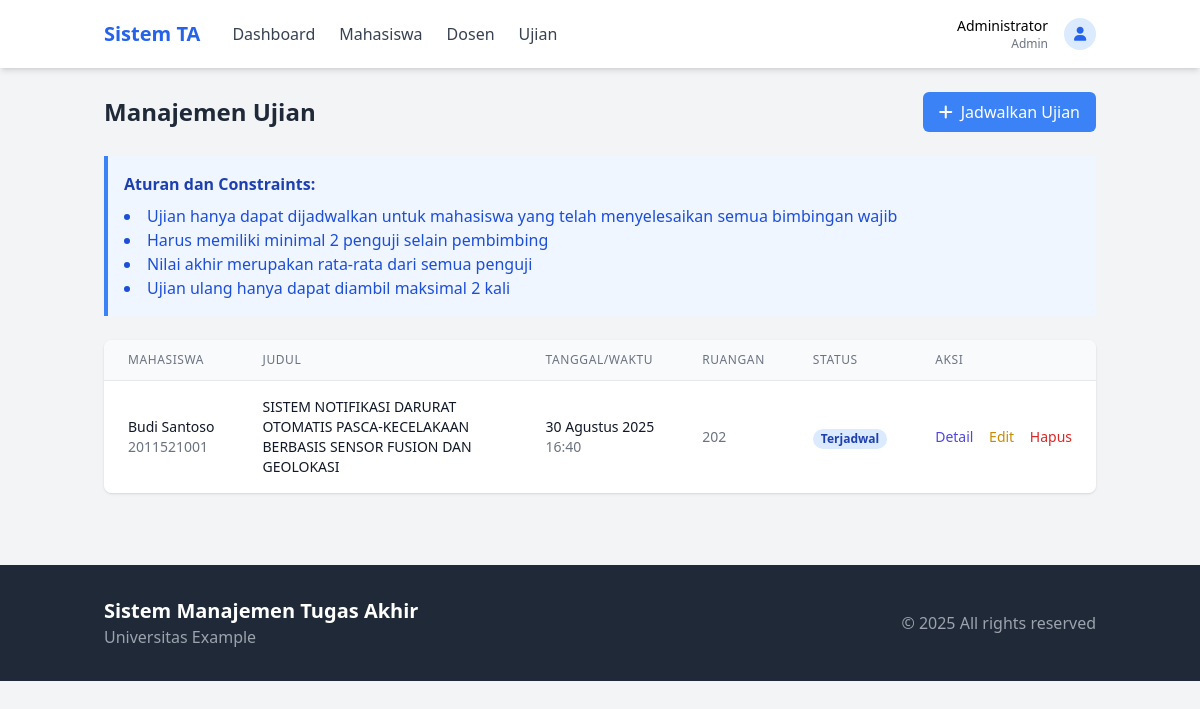
Screenshot of /modules/admin/ujian.php (signed in) with the database file from the repository.
### tables this page shows
CREATE TABLE IF NOT EXISTS `ujian` (
  `id` int NOT NULL AUTO_INCREMENT,
  `tugas_akhir_id` int DEFAULT NULL,
  `tanggal` date NOT NULL,
  `waktu` time NOT NULL,
  `ruangan` varchar(50) NOT NULL,
  `status` enum('Terjadwal','Selesai','Dibatalkan') DEFAULT 'Terjadwal',
  `created_at` timestamp NULL DEFAULT CURRENT_TIMESTAMP,
  PRIMARY KEY (`id`),
  KEY `tugas_akhir_id` (`tugas_akhir_id`),
  CONSTRAINT `ujian_ibfk_1` FOREIGN KEY (`tugas_akhir_id`) REFERENCES `tugas_akhir` (`id`) ON DELETE CASCADE
);

CREATE TABLE IF NOT EXISTS `users` (
  `id` int NOT NULL AUTO_INCREMENT,
  `username` varchar(50) NOT NULL,
  `password` varchar(255) NOT NULL,
  `role` enum('admin','dosen','mahasiswa') NOT NULL,
  `nama` varchar(100) NOT NULL,
  `email` varchar(100) NOT NULL,
  `created_at` timestamp NULL DEFAULT CURRENT_TIMESTAMP,
  PRIMARY KEY (`id`),
  UNIQUE KEY `username` (`username`)
);

CREATE TABLE IF NOT EXISTS `mahasiswa` (
  `id` int NOT NULL AUTO_INCREMENT,
  `user_id` int DEFAULT NULL,
  `nim` varchar(10) NOT NULL,
  `prodi` varchar(50) NOT NULL,
  `status` enum('Aktif','Cuti','Lulus') DEFAULT 'Aktif',
  PRIMARY KEY (`id`),
  UNIQUE KEY `nim` (`nim`),
  KEY `user_id` (`user_id`),
  CONSTRAINT `mahasiswa_ibfk_1` FOREIGN KEY (`user_id`) REFERENCES `users` (`id`) ON DELETE CASCADE
);

CREATE TABLE IF NOT EXISTS `tugas_akhir` (
  `id` int NOT NULL AUTO_INCREMENT,
  `mahasiswa_id` int DEFAULT NULL,
  `dosen_id` int DEFAULT NULL,
  `judul` varchar(255) NOT NULL,
  `deskripsi` text,
  `proposal_path` varchar(255) DEFAULT NULL,
  `status` enum('Diajukan','Review','Disetujui','Ditolak','Selesai') DEFAULT 'Diajukan',
  `tanggal_pengajuan` timestamp NULL DEFAULT CURRENT_TIMESTAMP,
  `catatan_dosen` text,
  PRIMARY KEY (`id`),
  KEY `mahasiswa_id` (`mahasiswa_id`),
  KEY `dosen_id` (`dosen_id`),
  CONSTRAINT `tugas_akhir_ibfk_1` FOREIGN KEY (`mahasiswa_id`) REFERENCES `mahasiswa` (`id`) ON DELETE CASCADE,
  CONSTRAINT `tugas_akhir_ibfk_2` FOREIGN KEY (`dosen_id`) REFERENCES `dosen` (`id`) ON DELETE SET NULL
);

### includes/functions.php (called while the page is built, shortened)
<?php
function getStatusBadgeClass($status) {
    switch ($status) {
        case 'Terjadwal':
            return 'bg-blue-100 text-blue-800';
    }
}
function formatTanggal($date) {
    $months = [
        'Januari', 'Februari', 'Maret', 'April', 'Mei', 'Juni',
        'Juli', 'Agustus', 'September', 'Oktober', 'November', 'Desember'
    ];
    $time = strtotime($date);
    return date('d', $time) . ' ' . $months[date('n', $time) - 1] . ' ' . date('Y', $time);
}
?>

### modules/admin/ujian.php (the view, shortened to what this page needs)
<?php
require_once '../../includes/config.php';
$stmt = $pdo->query("
    SELECT u.*, ta.judul, m.nim, mhs.nama as mahasiswa_nama
    FROM ujian u
    JOIN tugas_akhir ta ON u.tugas_akhir_id = ta.id
    JOIN mahasiswa m ON ta.mahasiswa_id = m.id
    JOIN users mhs ON m.user_id = mhs.id
    ORDER BY u.tanggal DESC, u.waktu DESC
");
$ujian = $stmt->fetchAll(PDO::FETCH_ASSOC);
?>
<!DOCTYPE html>
<html lang="id">
<head>
    <script src="https://cdn.tailwindcss.com"></script>
    <link rel="stylesheet" href="https://cdnjs.cloudflare.com/ajax/libs/font-awesome/6.0极/css/all.min.css">
</head>
<body class="bg-gray-100">
    <?php include '../../includes/header.php'; ?>
    <div class="container mx-auto px-4 py-6">
        <div class="flex justify-between items-center mb-6">
            <h1 class="text-2xl font-bold text-gray-800">Manajemen Ujian</h1>
            <button onclick="toggleAddForm()" class="bg-blue-500 text-white px-4 py-2 rounded-md hover:bg-blue-600 transition">
                <i class="fas fa-plus mr-2"></i>Jadwalkan Ujian
            </button>
        </div>
        <div class="bg-blue-50 border-l-4 border-blue-500 p-4 mb-6">
            <h3 class="font-bold text-blue-800">Aturan dan Constraints:</h3>
            <ul class="list-disc list-inside text-blue-700 mt-2">
                <li>Ujian hanya dapat dijadwalkan untuk mahasiswa yang telah menyelesaikan semua bimbingan wajib</li>
                <li>Harus memiliki minimal 2 penguji selain pembimbing</li>
                <li>Nilai akhir merupakan rata-rata dari semua penguji</li>
                <li>Ujian ulang hanya dapat diambil maksimal 2 kali</li>
            </ul>
        </div>
        <div class="bg-white rounded-lg shadow overflow-hidden">
            <table class="min-w-full divide-y divide-gray-200">
                <thead class="bg-gray-50">
                    <tr>
                        <th class="px-6 py-3 text-left text-xs font-medium text-gray-500 uppercase tracking-wider">Mahasiswa</th>
                        <th class="px-6 py-3 text-left text-xs font-medium text-gray-500 uppercase tracking-wider">Judul</th>
                        <th class="px-6 py-3 text-left text-xs font-medium text-gray-500 uppercase tracking-wider">Tanggal/Waktu</th>
                        <th class="px-6 py-3 text-left text-xs font-medium text-gray-500 uppercase tracking-wider">Ruangan</th>
                        <th class="px-6 py-3 text-left text-xs font-medium text-gray-500 uppercase tracking-wider">Status</th>
                        <th class="px-6 py-3 text-left text-xs font-medium text-gray-500 uppercase tracking-wider">Aksi</th>
                    </tr>
                </thead>
                <tbody class="bg-white divide-y divide-gray-200">
                    <?php foreach ($ujian as $u): ?>
                    <tr>
                        <td class="px-6 py-4 whitespace-nowrap">
                            <div class="text-sm font-medium text-gray-900"><?php echo $u['mahasiswa_nama']; ?></div>
                            <div class="text-sm text-gray-500"><?php echo $u['nim']; ?></div>
                        </td>
                        <td class="px-6 py-4">
                            <div class="text-sm text-gray-900"><?php echo $u['judul']; ?></div>
                        </td>
                        <td class="px-6 py-4 whitespace-nowrap">
                            <div class="text-sm text-gray-900"><?php echo formatTanggal($u['tanggal']); ?></div>
                            <div class="text-sm text-gray-500"><?php echo date('H:i', strtotime($u['waktu'])); ?></div>
                        </td>
                        <td class="px-6 py-4 whitespace-nowrap text-sm text-gray-500"><?php echo $u['ruangan']; ?></td>
                        <td class="px-6 py-4 whitespace-nowrap">
                            <?php $statusClass = getStatusBadgeClass($u['status']); ?>
                            <span class="px-2 inline-flex text-xs leading-5 font-semibold rounded-full <?php echo $statusClass; ?>">
                                <?php echo $u['status']; ?>
                            </span>
                        </td>
                        <td class="px-6 py-4 whitespace-nowrap text-sm font-medium">
                            <a href="detail_ujian.php?id=<?php echo $u['id']; ?>" class="text-indigo-600 hover:text-indigo-900 mr-3">Detail</a>
                            <a href="edit_ujian.php?id=<?php echo $u['id']; ?>" class="text-yellow-600 hover:text-yellow-900 mr-3">Edit</a>
                            <a href="ujian.php?delete=<?php echo $u['id']; ?>" onclick="return confirm('Apakah Anda yakin ingin menghapus jadwal ujian ini?')" class="text-red-600 hover:text-red-900">Hapus</a>
                        </td>
                    </tr>
                    <?php endforeach; ?>
                </tbody>
            </table>
        </div>
    </div>
    <?php include '../../includes/footer.php'; ?>
</body>
</html>

### rows the page displays
ujian: users.nama "Budi Santoso", mahasiswa.nim "2011521001", tugas_akhir.judul "SISTEM NOTIFIKASI DARURAT OTOMATIS PASCA-KECELAKAAN BERBASIS SENSOR FUSION DAN GEOLOKASI", tanggal "30 Agustus 2025", waktu "16:40", ruangan "202", status "Terjadwal"

### other values shown
$_SESSION['user_name'] "Administrator"
$_SESSION['user_role'] "Admin"
